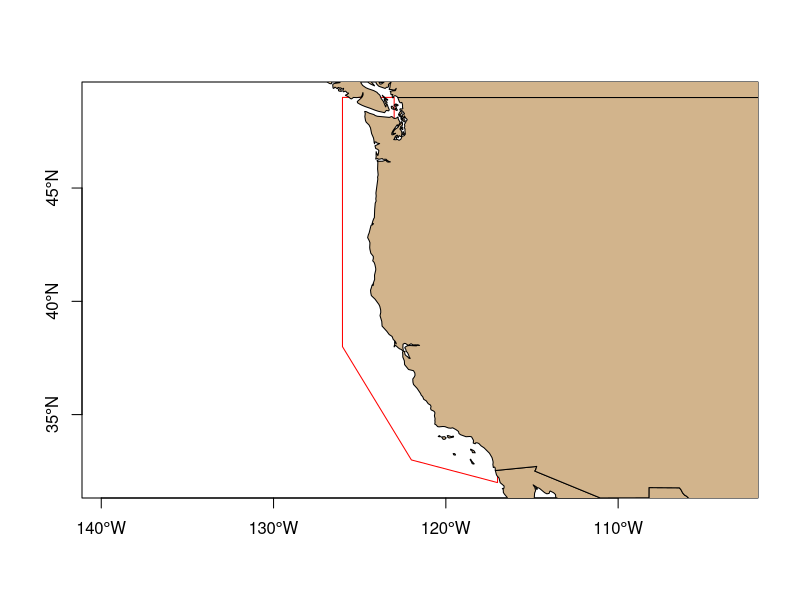

Write R code to recreate this figure. (Note: this script raises an error after producing the figure.)
# gridmaker.r --- creates uniform grid of decimal lat/longs based on 
#   input boundaries and pixel size (in degrees).
# Calculates area size of each pixel in sq.km

# Original code by Karin Forney and Elizabeth Becker
# Modified by Sam Woodman Nov 2018 to use sf package and so grid does 
#   not have to be rectangular


###############################################################################
library(sf)


###############################################################################
# VARIABLES SET BY USER

#----------------------------------------------------------
### 1) Create map object to use while visualizing study area and/or grid

### EITHER ###
# Use this section if using longitude range [0, 360]
map.base <- st_as_sfc(maps::map('world2', plot = FALSE, fill = TRUE))

### OR ###
# Use this section if using longitude range [-180, 180]
# map.base <- st_as_sfc(maps::map('world', plot = FALSE, fill = TRUE))


#----------------------------------------------------------
### 2) Define the study area (rectangular or otherwise)
# The centroids of the grid cells (NOT grid cell edges) will start at the bottom-left corner of the study area,
#   and thus proceed along the left and bottom edges of the study area.
#   All grid cells whose centroids (NOT grid cell edges) are within the study area will be exported to the .csv file.

### EITHER ###
# Use this section for creating a rectangular grid defined by lon/lat min/max

# latmin <- 32.5
# latmax <- 42.0
# lonmin <- 360 - 125.0
# lonmax <- 360 - 118.0
# poly.df <- data.frame(
#   X1 = c(lonmax, lonmin, lonmin, lonmax, lonmax), 
#   X2 = c(latmin, latmin, latmax, latmax, latmin)
# )

###  OR  ###
# Use this section to provide coordinates of a non-rectangular study area
# Coordinates mus be enterds as "c(lon, lat)" where all longitudes are in 
#   range [0, 360] or [-180, 180]. The first and the last set of coordinates
#   must be the same.

list.vertices <- list(
  c(243, 32),
  c(238, 33),
  c(234, 38),
  c(234, 49),
  c(237, 49),
  c(237, 40),
  c(240, 36),
  c(243, 36),
  c(243, 32)
)
poly.df <- data.frame(do.call(rbind, list.vertices))


#----------------------------------------------------------
### 3) Pixel size: the total length and width of each grid cell. 
# Thus, the shortest disatance from a grid cell edge to the grid cell centroid will be 'pixel' / 2.

# pixel <- .225                 # 25km
# pixel <- .090                 # 10km
# pixel <- 0.10                 # 0.1 degree for SeaGrant modeling project
pixel <- .045                 # 5km
# pixel <- .018                 # 2km


#----------------------------------------------------------
### 4) Path and filename for .csv file with grid cell centroid coordinates and areas

outfile <- paste0(
  "Outputs/", 
  ifelse(
    exists("latmin"), 
    paste0("Grid_Lat", latmin, "to", latmax, "_Lon", lonmin, "to", lonmax), 
    "Grid_Non-rectangle"
  ),
  "_Step", pixel, "withArea.csv"
)


###############################################################################
# CODE RUN BY USER - NO CHANGES NEEDED

### Create and visualize study area polygon
poly.bound <- st_sfc(st_polygon(list(as.matrix(poly.df))), crs = 4326) #4326 is WGS 84 coords
plot(poly.bound, axes = TRUE, border = "red")
plot(map.base, add = TRUE, col = "tan")
# plot(poly.bound, add = TRUE, border = "red")

### Create grid (for areas) and get *centroids* of polygons.
# TODO: Should points be lower left vertices or centroids?
grid <- st_make_grid(
  poly.bound, cellsize = pixel, #what = "centers",
  offset = st_bbox(poly.bound)[c("xmin", "ymin")] - pixel / 2
)
grid.cent <- st_set_precision(st_centroid(grid), 1e+10)

### Get the centroids that are within the study area
grid.cent.which <- unlist(st_intersects(poly.bound, grid.cent))

### Create data frame of centroid coordinates and area value
grid.cent.coords <- do.call(rbind, st_geometry(grid.cent)[grid.cent.which])
lon <- grid.cent.coords[, 1]
grid.cent.df <- data.frame(
  lat = grid.cent.coords[, 2], 
  lon360 = lon,
  lon180 = ifelse(lon > 180, lon - 360, lon),
  area_km = as.numeric(st_area(grid[grid.cent.which])) / 1e+06
); rm(lon)

### Write to .csv
write.csv(grid.cent.coords, file = outfile, row.names = FALSE)


### Visualize grid is desired
plot(grid[grid.cent.which], axes = TRUE)
plot(poly.bound, add = TRUE, border = "red")
plot(map.base, add = TRUE, col = "tan")

###############################################################################
